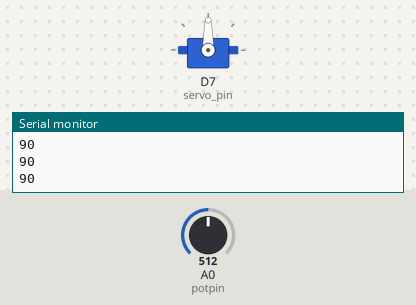
Simulated run of this sketch. Board: ESP8266 (NodeMCU). Parts: servo, the last lines printed to the serial monitor. The inputs (shaded band) are chosen by the test bench; at power-on: A0 (potpin) = 512.

Above: at 1.2 s.
1.3 s: A0 (potpin) set to 716
At 2.5 s:
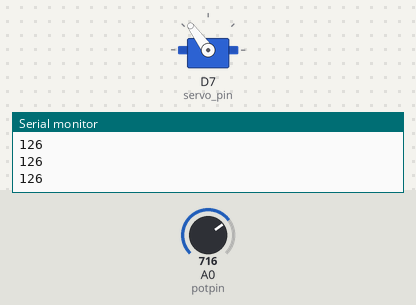
3.0 s: A0 (potpin) set to 900
At 3.6 s:
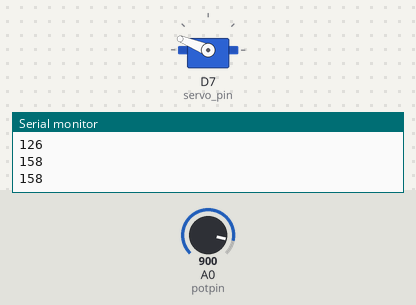
4.5 s: A0 (potpin) set to 1023
At 4.8 s:
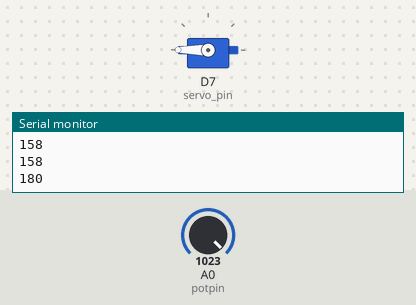
6.0 s: A0 (potpin) set to 306
At 7.2 s:
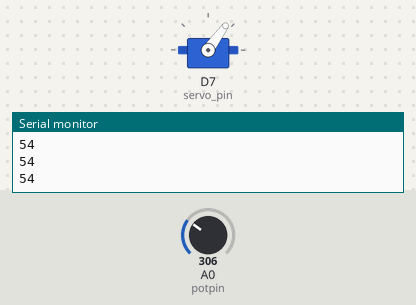
7.5 s: A0 (potpin) set to 122
At 8.4 s:
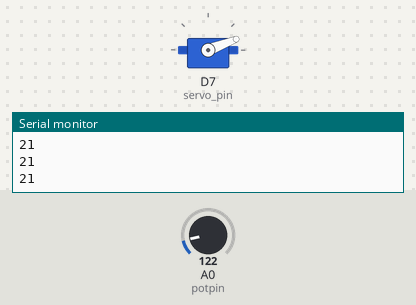
9.0 s: A0 (potpin) set to 511
At 9.5 s:
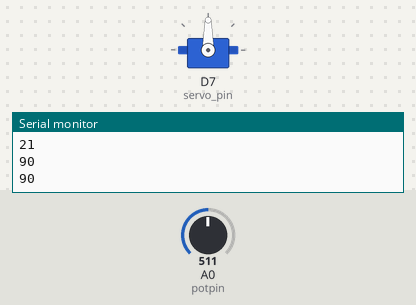
Timing chart, 0 to 11.5 s (numbered marks = the images above; inputs shaded):
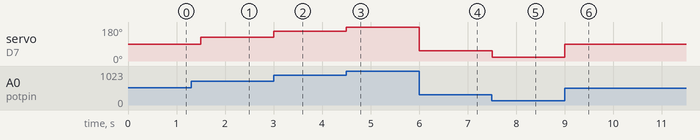

Measured:
- after the input at 1.3 s, servo on D7 (servo_pin): 90° → 126° after 0.20 s
- after the input at 3.0 s, servo on D7 (servo_pin): 126° → 158° at once
- after the input at 4.5 s, servo on D7 (servo_pin): 158° → 180° at once
- after the input at 6.0 s, servo on D7 (servo_pin): 180° → 54° at once
- after the input at 7.5 s, servo on D7 (servo_pin): 54° → 21° at once
- after the input at 9.0 s, servo on D7 (servo_pin): 21° → 90° at once

The sketch:

nodemcu_servo.ino
```cpp
#include "Servo.h"

// for Arduino microcontroller
//int servo_pin = 9;
//int potpin = 0;

// for ESP8266 microcontroller
int servo_pin = D7;
int potpin = A0;

// for ESP32 microcontroller
//int servo_pin = 4;
//int potpin = 0;

Servo myservo;
int val;

void setup() {
  myservo.attach(servo_pin);
  Serial.begin(9600);
}

void loop() {
  val = analogRead(potpin);
  val = map(val, 0, 1023, 0, 180);
  Serial.println(val);
  myservo.write(val);
  delay(300);
}
```
